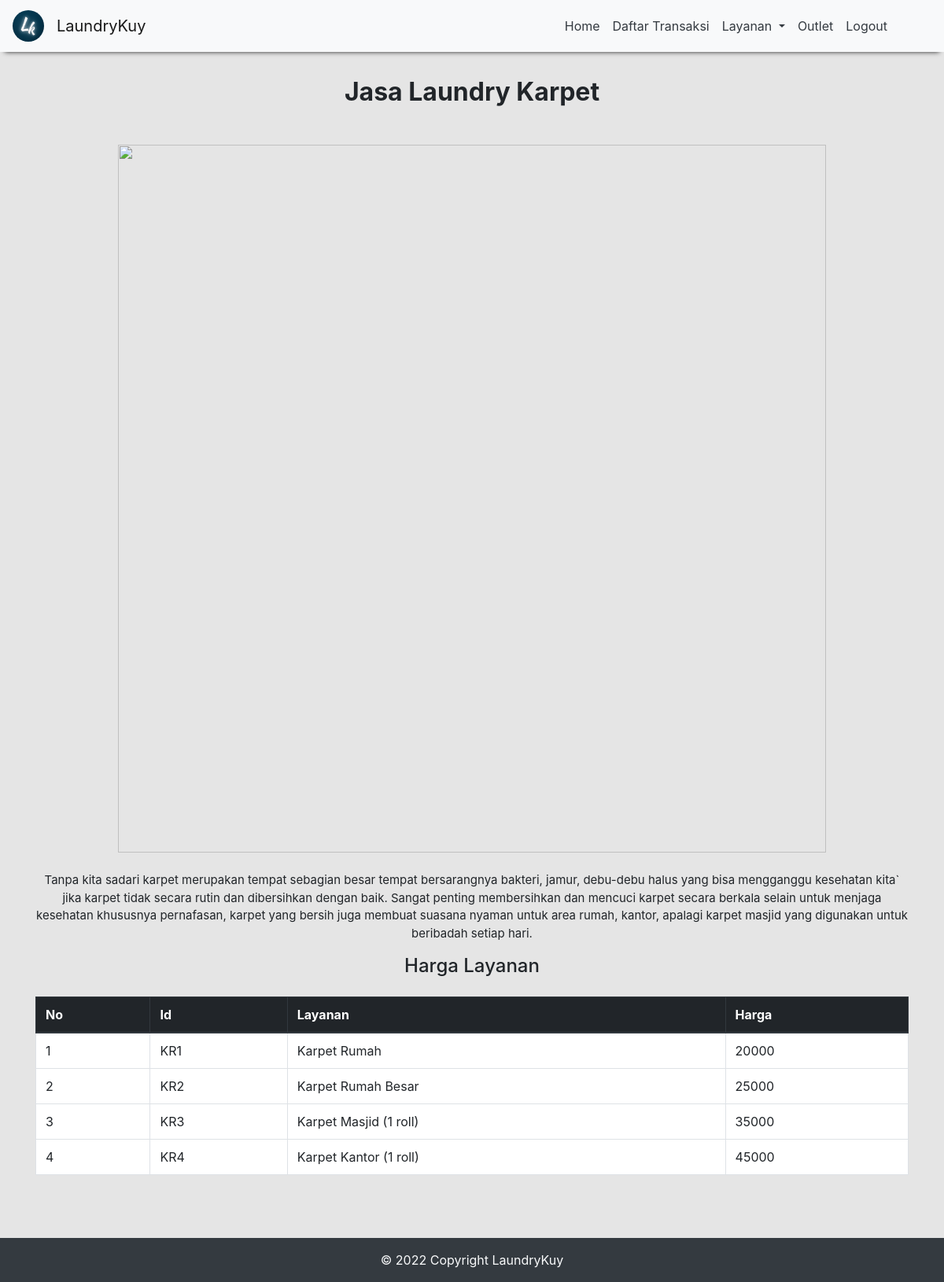
/LaundryKarpet.php, run on the app's committed database.
### tables this page shows
CREATE TABLE `layanan` (
  `id` varchar(4) NOT NULL,
  `nama_layanan` varchar(50) NOT NULL,
  `harga` int(10) NOT NULL
);

### LaundryKarpet.php (the view, shortened to what this page needs)
<html lang="eng">
  <head>
    <link rel="stylesheet" type="text/css" href="style.css" />
    <link
      rel="stylesheet"
      href="https://maxcdn.bootstrapcdn.com/bootstrap/4.0.0-beta.2/css/bootstrap.min.css"
    />
  </head>
  <body style="background-color: rgba(129, 129, 129, 0.2)">
    <nav class="navbar-expand-sm" style="height: 50px"></nav>
    <nav class="navbar navbar-expand-sm bg-light navbar-light fixed-top">
      <a class="navbar-brand" href="home.html">
        <img
          src="img/logo2.png"
          class="rounded-circle"
          alt="Logo"
          style="width: 40px"
        />
      </a>
      <a href="home.html" class="navbar-brand">LaundryKuy</a>
      <div class="collapse navbar-collapse" id="collapsibleNavbar">
        <ul class="navbar-nav ml-auto mr-5">
          <li class="nav-item">
            <a href="home.html" class="nav-link text-dark">Home</a>
          </li>
          <li class="nav-item">
            <a href="DaftarTransaksi.php" class="nav-link text-dark">Daftar Transaksi</a>
          </li>
          <li class="nav-item dropdown">
            <a
              class="nav-link dropdown-toggle text-dark"
              href="#"
              id="navbardrop"
              data-toggle="dropdown"
            >
              Layanan
            </a>
          </li>
          <li class="nav-item">
            <a href="Outlet.php" class="nav-link text-dark">Outlet</a>
          </li>
          <li class="nav-item">
            <a href="index.php" class="nav-link text-dark">Logout</a>
          </li>
        </ul>
      </div>
    </nav>
    <div class="container pt-5 pb-5">
      <div class="text-center">
        <h2 class="mb-5"><b>Jasa Laundry Karpet</b></h2>
        <img class="text-center mb-4" src="img/karpetLayanan.jpg" width="900px" />
        <p style="font-size: 15px">
          Tanpa kita sadari karpet merupakan tempat sebagian besar tempat
          bersarangnya bakteri, jamur, debu-debu halus yang bisa mengganggu
          kesehatan kita` jika karpet tidak secara rutin dan dibersihkan dengan
          baik. Sangat penting membersihkan dan mencuci karpet secara berkala
          selain untuk menjaga kesehatan khususnya pernafasan, karpet yang
          bersih juga membuat suasana nyaman untuk area rumah, kantor, apalagi
          karpet masjid yang digunakan untuk beribadah setiap hari.
        </p>
        <h4 class="mb-4">Harga Layanan</h4>
        <table class="table table-bordered" style="background-color: white">
          <thead class="thead-dark">
            <tr>
              <th>No</th>
              <th>Id</th>
              <th>Layanan</th>
              <th>Harga</th>
            </tr>
          </thead>
          <tbody>
            <?php
                include "koneksi.php";
                $no = 1;
                $query = "SELECT * FROM layanan WHERE id LIKE 'KR%'";
                $result = mysqli_query($connect, $query);
                if(mysqli_num_rows($result) >
            0){ while($row = mysqli_fetch_array($result)){ ?>
            <tr>
              <td><?php echo $no++;?></td>
              <td><?php echo $row["id"] ?></td>
              <td><?php echo $row["nama_layanan"] ?></td>
              <td><?php echo $row["harga"] ?></td>
              <?php
                    }
                }else{
                    echo "0 result";
                  }
              ?>
            </tr>
          </tbody>
        </table>
      </div>
    </div>
  </body>
  <footer class="bg-dark text-center text-lg-start mt-3">
    <div class="text-light text-center p-3">© 2022 Copyright LaundryKuy</div>
  </footer>
</html>

### style.css (style rules this page uses)
.navbar { box-shadow: 0 6px 6px -6px rgb(35, 35, 35); }

### data on the page
layanan: id "KR1", nama_layanan "Karpet Rumah", harga "20000"
layanan: id "KR2", nama_layanan "Karpet Rumah Besar", harga "25000"
layanan: id "KR3", nama_layanan "Karpet Masjid (1 roll)", harga "35000"
layanan: id "KR4", nama_layanan "Karpet Kantor (1 roll)", harga "45000"
